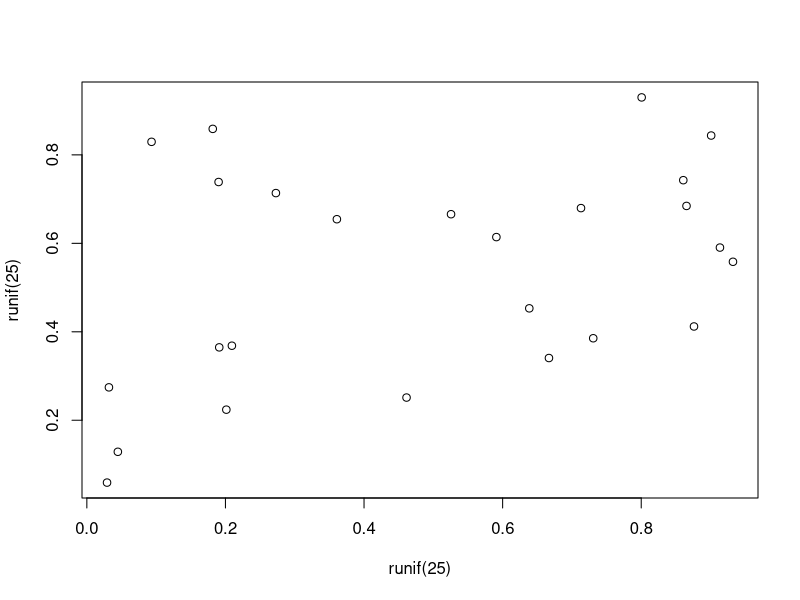

Recreate this plot in R.
## ---- chunk 1
#| label: fig-meaningless
#| fig-cap: A meaningless scatterplot
#| fig-width: 5
#| fig-height: 5
#| fig-align: center
#| out-width: 50%
#| echo: false
plot(runif(25), runif(25))
## ---- chunk 2
#| label: tbl-simple
#| tbl-cap: Caption centered above table
#| echo: true
knitr::kable(head(mtcars)[,1:4])
